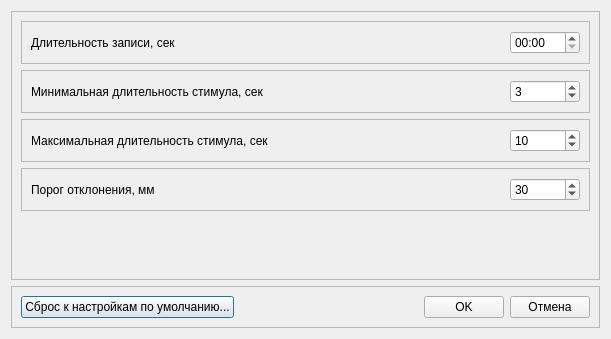
<?xml version="1.0" encoding="UTF-8"?>
<ui version="4.0">
 <class>BoxerDodgingParamsDialog</class>
 <widget class="QDialog" name="BoxerDodgingParamsDialog">
  <property name="geometry">
   <rect>
    <x>0</x>
    <y>0</y>
    <width>611</width>
    <height>339</height>
   </rect>
  </property>
  <property name="windowTitle">
   <string>Параметры тренажера с уклонением для боксеров</string>
  </property>
  <layout class="QVBoxLayout" name="verticalLayout">
   <item>
    <widget class="QFrame" name="frame">
     <property name="frameShape">
      <enum>QFrame::StyledPanel</enum>
     </property>
     <property name="frameShadow">
      <enum>QFrame::Raised</enum>
     </property>
     <layout class="QVBoxLayout" name="verticalLayout_2">
      <item>
       <widget class="QFrame" name="frTime">
        <property name="frameShape">
         <enum>QFrame::StyledPanel</enum>
        </property>
        <property name="frameShadow">
         <enum>QFrame::Raised</enum>
        </property>
        <layout class="QHBoxLayout" name="horizontalLayout_7">
         <item>
          <widget class="QLabel" name="lblTime">
           <property name="text">
            <string>Длительность записи, сек</string>
           </property>
          </widget>
         </item>
         <item>
          <spacer name="horizontalSpacer_7">
           <property name="orientation">
            <enum>Qt::Horizontal</enum>
           </property>
           <property name="sizeHint" stdset="0">
            <size>
             <width>40</width>
             <height>20</height>
            </size>
           </property>
          </spacer>
         </item>
         <item>
          <widget class="QTimeEdit" name="edTime">
           <property name="minimumSize">
            <size>
             <width>70</width>
             <height>0</height>
            </size>
           </property>
           <property name="displayFormat">
            <string>mm:ss</string>
           </property>
          </widget>
         </item>
        </layout>
       </widget>
      </item>
      <item>
       <widget class="QFrame" name="frStimulTimeMin">
        <property name="frameShape">
         <enum>QFrame::StyledPanel</enum>
        </property>
        <property name="frameShadow">
         <enum>QFrame::Raised</enum>
        </property>
        <layout class="QHBoxLayout" name="horizontalLayout_8">
         <item>
          <widget class="QLabel" name="lblStimulTimeMin">
           <property name="text">
            <string>Минимальная длительность стимула, сек</string>
           </property>
          </widget>
         </item>
         <item>
          <spacer name="horizontalSpacer_8">
           <property name="orientation">
            <enum>Qt::Horizontal</enum>
           </property>
           <property name="sizeHint" stdset="0">
            <size>
             <width>40</width>
             <height>20</height>
            </size>
           </property>
          </spacer>
         </item>
         <item>
          <widget class="QSpinBox" name="edStimulTimeMin">
           <property name="minimumSize">
            <size>
             <width>70</width>
             <height>0</height>
            </size>
           </property>
           <property name="minimum">
            <number>1</number>
           </property>
           <property name="maximum">
            <number>10</number>
           </property>
           <property name="singleStep">
            <number>1</number>
           </property>
           <property name="value">
            <number>3</number>
           </property>
          </widget>
         </item>
        </layout>
       </widget>
      </item>
      <item>
       <widget class="QFrame" name="frStimulTimeMax">
        <property name="frameShape">
         <enum>QFrame::StyledPanel</enum>
        </property>
        <property name="frameShadow">
         <enum>QFrame::Raised</enum>
        </property>
        <layout class="QHBoxLayout" name="horizontalLayout_9">
         <item>
          <widget class="QLabel" name="lblStimulTimeMax">
           <property name="text">
            <string>Максимальная длительность стимула, сек</string>
           </property>
          </widget>
         </item>
         <item>
          <spacer name="horizontalSpacer_9">
           <property name="orientation">
            <enum>Qt::Horizontal</enum>
           </property>
           <property name="sizeHint" stdset="0">
            <size>
             <width>40</width>
             <height>20</height>
            </size>
           </property>
          </spacer>
         </item>
         <item>
          <widget class="QSpinBox" name="edStimulTimeMax">
           <property name="minimumSize">
            <size>
             <width>70</width>
             <height>0</height>
            </size>
           </property>
           <property name="minimum">
            <number>5</number>
           </property>
           <property name="maximum">
            <number>15</number>
           </property>
           <property name="singleStep">
            <number>1</number>
           </property>
           <property name="value">
            <number>10</number>
           </property>
          </widget>
         </item>
        </layout>
       </widget>
      </item>
      <item>
       <widget class="QFrame" name="frDeviationThreshold">
        <property name="frameShape">
         <enum>QFrame::StyledPanel</enum>
        </property>
        <property name="frameShadow">
         <enum>QFrame::Raised</enum>
        </property>
        <layout class="QHBoxLayout" name="horizontalLayout_10">
         <item>
          <widget class="QLabel" name="lblDeviationThreshold">
           <property name="text">
            <string>Порог отклонения, мм</string>
           </property>
          </widget>
         </item>
         <item>
          <spacer name="horizontalSpacer_10">
           <property name="orientation">
            <enum>Qt::Horizontal</enum>
           </property>
           <property name="sizeHint" stdset="0">
            <size>
             <width>40</width>
             <height>20</height>
            </size>
           </property>
          </spacer>
         </item>
         <item>
          <widget class="QSpinBox" name="edDeviationThreshold">
           <property name="minimumSize">
            <size>
             <width>70</width>
             <height>0</height>
            </size>
           </property>
           <property name="minimum">
            <number>20</number>
           </property>
           <property name="maximum">
            <number>100</number>
           </property>
           <property name="singleStep">
            <number>10</number>
           </property>
           <property name="value">
            <number>30</number>
           </property>
          </widget>
         </item>
        </layout>
       </widget>
      </item>
      <item>
       <spacer name="verticalSpacer">
        <property name="orientation">
         <enum>Qt::Vertical</enum>
        </property>
        <property name="sizeHint" stdset="0">
         <size>
          <width>20</width>
          <height>40</height>
         </size>
        </property>
       </spacer>
      </item>
     </layout>
    </widget>
   </item>
   <item>
    <widget class="QFrame" name="frame_3">
     <property name="frameShape">
      <enum>QFrame::StyledPanel</enum>
     </property>
     <property name="frameShadow">
      <enum>QFrame::Raised</enum>
     </property>
     <layout class="QHBoxLayout" name="horizontalLayout_11">
      <item>
       <widget class="QPushButton" name="btnDefault">
        <property name="text">
         <string>Сброс к настройкам по умолчанию...</string>
        </property>
       </widget>
      </item>
      <item>
       <spacer name="horizontalSpacer_3">
        <property name="orientation">
         <enum>Qt::Horizontal</enum>
        </property>
        <property name="sizeHint" stdset="0">
         <size>
          <width>40</width>
          <height>20</height>
         </size>
        </property>
       </spacer>
      </item>
      <item>
       <widget class="QPushButton" name="btnOK">
        <property name="text">
         <string>OK</string>
        </property>
       </widget>
      </item>
      <item>
       <widget class="QPushButton" name="btnCancel">
        <property name="text">
         <string>Отмена</string>
        </property>
       </widget>
      </item>
     </layout>
    </widget>
   </item>
  </layout>
 </widget>
 <resources/>
 <connections>
  <connection>
   <sender>btnOK</sender>
   <signal>clicked()</signal>
   <receiver>BoxerDodgingParamsDialog</receiver>
   <slot>on_ok()</slot>
   <hints>
    <hint type="sourcelabel">
     <x>469</x>
     <y>274</y>
    </hint>
    <hint type="destinationlabel">
     <x>612</x>
     <y>216</y>
    </hint>
   </hints>
  </connection>
  <connection>
   <sender>btnCancel</sender>
   <signal>clicked()</signal>
   <receiver>BoxerDodgingParamsDialog</receiver>
   <slot>on_cancel()</slot>
   <hints>
    <hint type="sourcelabel">
     <x>550</x>
     <y>274</y>
    </hint>
    <hint type="destinationlabel">
     <x>618</x>
     <y>242</y>
    </hint>
   </hints>
  </connection>
  <connection>
   <sender>btnDefault</sender>
   <signal>clicked()</signal>
   <receiver>BoxerDodgingParamsDialog</receiver>
   <slot>on_default()</slot>
   <hints>
    <hint type="sourcelabel">
     <x>95</x>
     <y>280</y>
    </hint>
    <hint type="destinationlabel">
     <x>618</x>
     <y>202</y>
    </hint>
   </hints>
  </connection>
 </connections>
 <slots>
  <slot>on_ok()</slot>
  <slot>on_cancel()</slot>
  <slot>on_default()</slot>
 </slots>
</ui>
